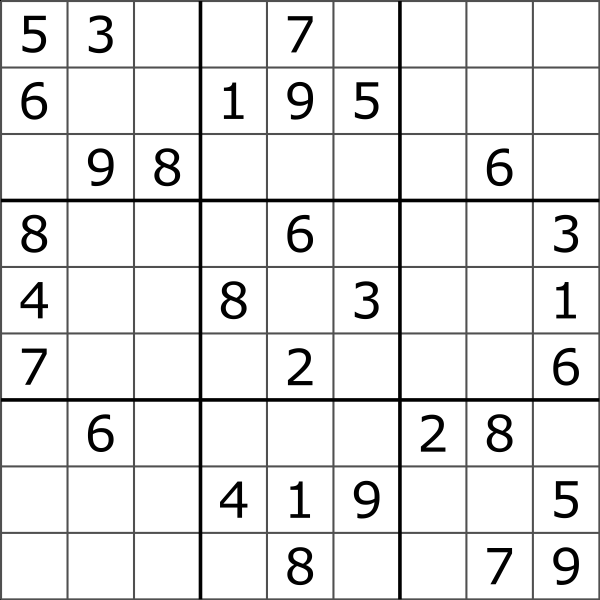
#> input picture sodoku-sol/1.png, 1200 x 1200 px (shown at 1/2 size)
$ python Image2String.py
#> lines starting #> are read from the running program, lines starting #| are printed output that depends on the picture; after the words box and inside, x2 and y2 are one past the last pixel; in counts of white or black regions, pixels touching at a corner belong together
#> in to81, img is the input picture: shape (1200, 1200); min 0, max 255, mean 231.9
### sodoku-sol/RemoveHV.py
import cv2

def renmove_lines(img, x):
#> called with x = 100
    result = img.copy()
    gray = img.copy()
    thresh = cv2.threshold(
        gray, 0, 255, cv2.THRESH_BINARY_INV + cv2.THRESH_OTSU)[1]
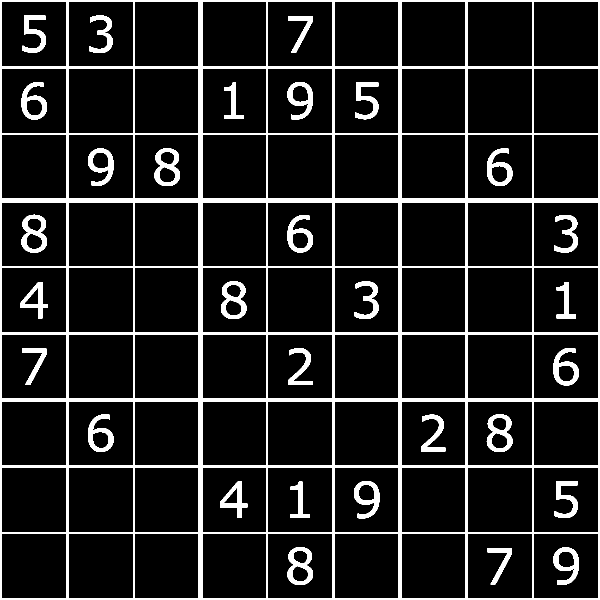
#> thresh: shape (1200, 1200) (shown at 1/2 size); 10.8% white; 31 white regions, largest, box (x1, y1, x2, y2) and area: (0, 0, 1200, 1200) 110591, (575, 1094, 626, 1170) 1850, (973, 828, 1025, 904) 1847

    # Remove horizontal lines
    horizontal_kernel = cv2.getStructuringElement(cv2.MORPH_RECT, (x, 1))
    remove_horizontal = cv2.morphologyEx(
        thresh, cv2.MORPH_OPEN, horizontal_kernel, iterations=1)
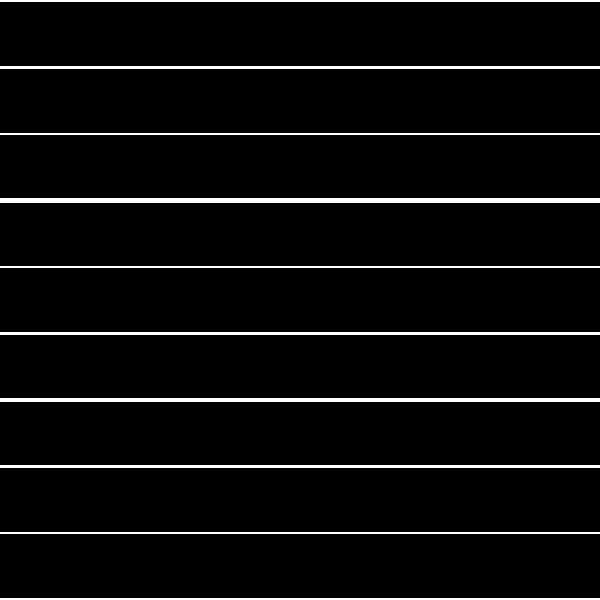
#> remove_horizontal: shape (1200, 1200) (shown at 1/2 size); 3.9% white; 10 white regions
    cnts = cv2.findContours(
        remove_horizontal, cv2.RETR_EXTERNAL, cv2.CHAIN_APPROX_SIMPLE)
#> cnts = 10 contours; largest, box (x1, y1, x2, y2) and area: (0, 796, 1200, 804) 8393, (0, 397, 1200, 405) 8393, (0, 1064, 1200, 1068) 3597, (0, 931, 1200, 935) 3597, (0, 665, 1200, 669) 3597

    cnts = cnts[0] if len(cnts) == 2 else cnts[1]

    for c in cnts:
        cv2.drawContours(result, [c], -1, (255, 255, 255), 5)
#> this loop made 10 passes
#> c on passes 1 to 10: [[0, 1197], [0, 1199], [1199, 1199], [1199, 1197]], [[0, 1064], [0, 1067], [1199, 1067], [1199, 1064]], [[0, 931], [0, 934], [1199, 934], [1199, 931]], [[0, 796], [0, 803], [1199, 803], [1199, 796]], [[0, 665], [0, 668], [1199, 668], [1199, 665]], [[0, 532], [0, 535], [1199, 535], [1199, 532]], [[0, 397], [0, 404], [1199, 404], [1199, 397]], [[0, 266], [0, 269], [1199, 269], [1199, 266]], [[0, 133], [0, 136], [1199, 136], [1199, 133]], [[0, 0], [0, 3], [1199, 3], [1199, 0]]
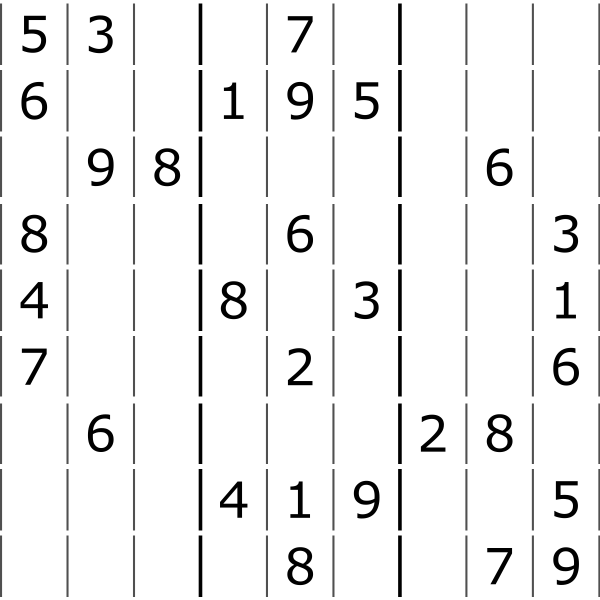
#> result: shape (1200, 1200) (shown at 1/2 size); 5.01% of pixels changed, all inside (x1, y1, x2, y2) = (0, 0, 1200, 1200)

    # Remove vertical lines
    vertical_kernel = cv2.getStructuringElement(cv2.MORPH_RECT, (1, x))
#> vertical_kernel = 100 values from 1 to 1
    remove_vertical = cv2.morphologyEx(
        thresh, cv2.MORPH_OPEN, vertical_kernel, iterations=1)
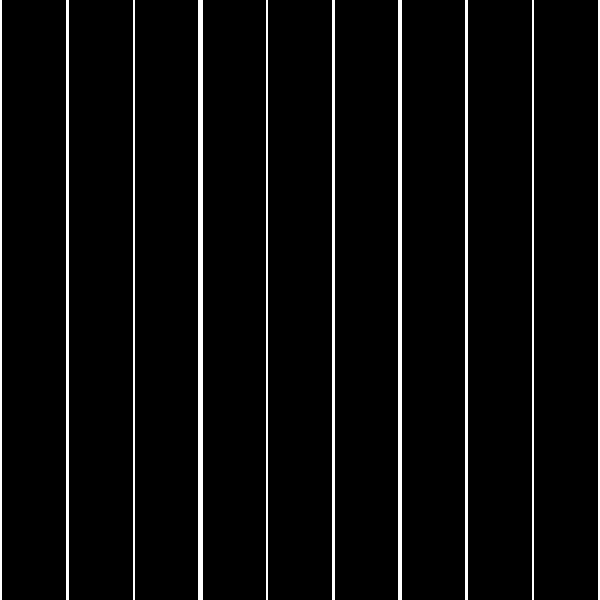
#> remove_vertical: shape (1200, 1200) (shown at 1/2 size); 3.9% white; 10 white regions
    cnts = cv2.findContours(
        remove_vertical, cv2.RETR_EXTERNAL, cv2.CHAIN_APPROX_SIMPLE)
#> cnts = 10 contours; largest, box (x1, y1, x2, y2) and area: (796, 0, 804, 1200) 8393, (397, 0, 405, 1200) 8393, (1064, 0, 1068, 1200) 3597, (931, 0, 935, 1200) 3597, (665, 0, 669, 1200) 3597

    cnts = cnts[0] if len(cnts) == 2 else cnts[1]

    for c in cnts:
        cv2.drawContours(result, [c], -1, (255, 255, 255), 5)
#> this loop made 10 passes
#> c on passes 1 to 10: [[1197, 0], [1197, 1199], [1199, 1199], [1199, 0]], [[1064, 0], [1064, 1199], [1067, 1199], [1067, 0]], [[931, 0], [931, 1199], [934, 1199], [934, 0]], [[796, 0], [796, 1199], [803, 1199], [803, 0]], [[665, 0], [665, 1199], [668, 1199], [668, 0]], [[532, 0], [532, 1199], [535, 1199], [535, 0]], [[397, 0], [397, 1199], [404, 1199], [404, 0]], [[266, 0], [266, 1199], [269, 1199], [269, 0]], [[133, 0], [133, 1199], [136, 1199], [136, 0]], [[0, 0], [0, 1199], [3, 1199], [3, 0]]
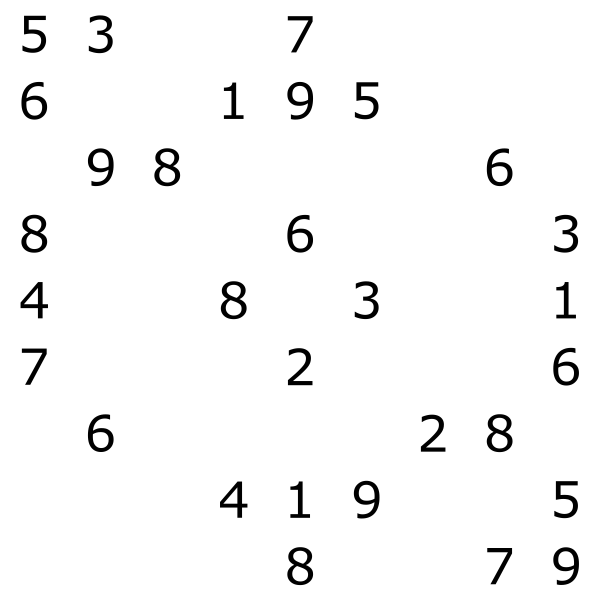
#> result: shape (1200, 1200) (shown at 1/2 size); 4.43% of pixels changed, all inside (x1, y1, x2, y2) = (0, 7, 1200, 1194)
    kernel = cv2.getStructuringElement(cv2.MORPH_RECT, (1, 4))
#> kernel = [1, 1, 1, 1]
    remove_vertical = cv2.morphologyEx(
        result, cv2.MORPH_OPEN, kernel, iterations=1)
    return result

### sodoku-sol/Image2String.py
import json

import cv2
import numpy as np
from cv2 import *
import RemoveHV as rm
import pytesseract
from collections import  Counter

def generate_text(img):
    gray = np.array(img)
    gray = 255 * (gray < 128).astype(np.uint8)  # To invert the text to white
    coords = cv2.findNonZero(gray)  # Find all non-zero points (text)
    x, y, w, h = cv2.boundingRect(coords)  # Find minimum spanning bounding box
    image = img[y - 15:y + h + 15, x - 15:x + w + 15]
    concateImg = np.concatenate((image, image), axis=1)
    concateImg = np.concatenate((concateImg, image), axis=1)
    concateImg = np.concatenate((concateImg, image), axis=1)
    concateImg = np.concatenate((concateImg, image), axis=1)
    concateImg = np.concatenate((concateImg, image), axis=1)
    try :
        text = pytesseract.image_to_string(concateImg)
        if len(text)>3:
            arrr = []
            arrr[:0]=text
            ctn = Counter(arrr)
            for aa in ctn:
                # if int(aa)>=1 and int(aa)<=9:
                return int(aa)
        else :
            return  "."
    except Exception as e:
        return "."
    # return pytesseract.image_to_string(concateImg)


def to81(path):
    img = cv2.imread(path, 0)
    result = img.copy()
    img = rm.renmove_lines(img, x)
    img = cv2.resize(img, (900, 900))
#> img: shape (900, 900)
    # cut the image to sigle number
    cell = [np.hsplit(row, 9) for row in np.vsplit(img, 9)]
#> cell = 9 items
    arr = ""
    for i in cell:
    # print(len(i))
        for j in i :
            arr+=str(generate_text(j))
#> this loop made 1 pass
#> pass 1, in generate_text, `gray = 255 * (gray < 128).astype(np.uint8)`:
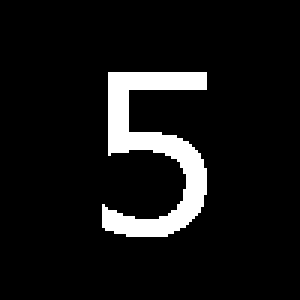
#> gray: shape (100, 100) (shown 3 times larger); 8.3% white; 1 white region, box (x1, y1, x2, y2) and area: (34, 24, 69, 79) 826
#> pass 1, in generate_text, `concateImg = np.concatenate((image, image), axis=1)`:
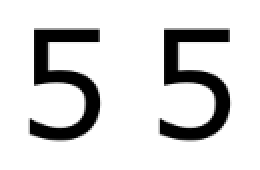
#> concateImg: shape (85, 130) (shown 2 times larger); min 0, max 255, mean 216.1
#> after the loop, arr = ''
    print(arr)

if __name__ == '__main__':
    pytesseract.pytesseract.tesseract_cmd = "D:\\SteamGame\\New folder\\tesseract.exe"
    x = 100
    path = '1.png'
    to81(path)
#> (the call stopped at in generate_text, `text = pytesseract.image_to_string(concateImg)`: pytesseract is not available in this run)
